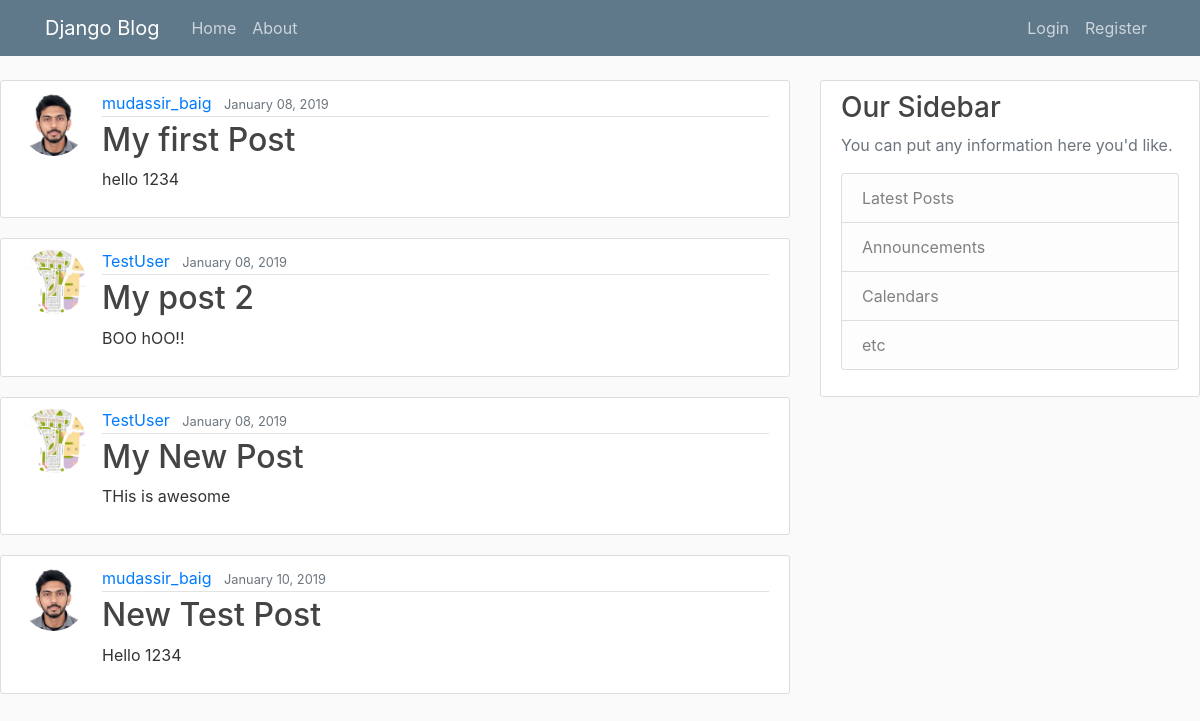
The page / on the database its author committed.
### blog/models.py (models this page shows, shortened)
class Post(models.Model):
    title = models.CharField(max_length=100)
    content = models.TextField()
    date_posted = models.DateTimeField(default= timezone.now)
    author = models.ForeignKey(User, on_delete=models.CASCADE)

### users/models.py (models this page shows, shortened)
class Profile(models.Model):
    user = models.OneToOneField(User, on_delete=models.CASCADE, null=True)
    image = models.ImageField(default='default.jpg', upload_to='profile_pics')

### blog/views.py (the view)
# urls.py: url(r'', views.home, name='blog-home'),
def home(request):
	context = {'posts': Post.objects.all(), 'title': 'Test'}
	return render(request, 'blog/home.html', context)

### blog/templates/blog/home.html
{% extends "blog/base.html" %}
{% block content %}
    {% for post in posts %}
        <article class="media content-section">
            <img class="rounded-circle article-img" src="{{post.author.profile.image.url}}">
        <div class="media-body">
        <div class="article-metadata">
            <a class="mr-2" href="#">{{ post.author }}</a>
            <small class="text-muted">{{ post.date_posted|date:"F d, Y"}}</small>
        </div>
        <h2><a class="article-title" href="#">{{ post.title }}</a></h2>
            <p class="article-content">{{ post.content }}</p>
  </div>
</article>
    {% endfor %}
{% endblock content %}

### blog/templates/blog/base.html (shortened to what this page needs)
{% load static %}
<!DOCTYPE html>
<html lang="en">
<head>
    <link rel="stylesheet" href="https://stackpath.bootstrapcdn.com/bootstrap/4.2.1/css/bootstrap.min.css">
    <link rel="stylesheet" type="text/css" href="{% static 'blog/main.css' %}">
</head>
<body>
    <header class="site-header">
    <nav class="navbar navbar-expand-md navbar-dark bg-steel fixed-top">
    <div class="container">
          <a class="navbar-brand mr-4" href="/">Django Blog</a>
          <div class="collapse navbar-collapse" id="navbarToggle">
            <div class="navbar-nav mr-auto">
              <a class="nav-item nav-link" href="{% url 'blog-home' %}">Home</a>
              <a class="nav-item nav-link" href="{% url 'blog-about' %}">About</a>
            </div>
            <div class="navbar-nav">
                {% if user.is_authenticated %}
                    <a class="nav-item nav-link" href="{% url 'profile' %}">Profile</a>
                    <a class="nav-item nav-link" href="{% url 'logout' %}">Logout</a>
                {% else %}
                    <a class="nav-item nav-link" href="{% url 'login' %}">Login</a>
                    <a class="nav-item nav-link" href="{% url 'register' %}">Register</a>
                {% endif %}
            </div>
          </div>
    </div>
    </nav>
    </header
    <main role="main" class="container">
      <div class="row">
        <div class="col-md-8">
          {% block content %}{% endblock %}
        </div>
        <div class="col-md-4">
          <div class="content-section">
            <h3>Our Sidebar</h3>
            <p class='text-muted'>You can put any information here you'd like.
              <ul class="list-group">
                <li class="list-group-item list-group-item-light">Latest Posts</li>
                <li class="list-group-item list-group-item-light">Announcements</li>
                <li class="list-group-item list-group-item-light">Calendars</li>
                <li class="list-group-item list-group-item-light">etc</li>
              </ul>
            </p>
          </div>
        </div>
      </div>
</body>
</html>

### blog/static/blog/main.css (style rules this page uses)
body { background: #fafafa; color: #333333; margin-top: 5rem; }
h1, h2, h3, h4, h5, h6 { color: #444444; }
ul { margin: 0; }
.bg-steel { background-color: #5f788a; }
.site-header .navbar-nav .nav-link { color: #cbd5db; }
.content-section { background: #ffffff; padding: 10px 20px; border: 1px solid #dddddd; border-radius: 3px; margin-bottom: 20px; }
.article-title { color: #444444; }
.article-content { white-space: pre-line; }
.article-img { height: 65px; width: 65px; margin-right: 16px; }
.article-metadata { padding-bottom: 1px; margin-bottom: 4px; border-bottom: 1px solid #e3e3e3 }

### rows shown on the page
Post: author.profile.image (picture), author "mudassir_baig", date_posted "January 08, 2019", title "My first Post", content "hello 1234"
Post: author.profile.image (placeholder picture), author "TestUser", date_posted "January 08, 2019", title "My post 2", content "BOO hOO!!"
Post: author.profile.image (placeholder picture), author "TestUser", date_posted "January 08, 2019", title "My New Post", content "THis is awesome"
Post: author.profile.image (picture), author "mudassir_baig", date_posted "January 10, 2019", title "New Test Post", content "Hello 1234"
